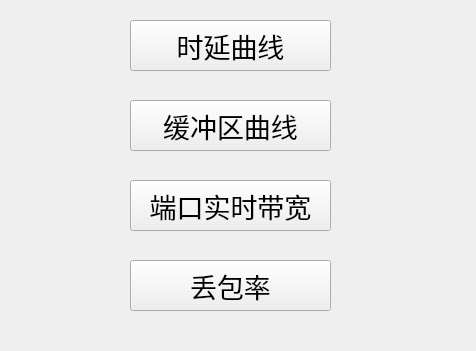
<?xml version="1.0" encoding="UTF-8"?>
<ui version="4.0">
 <class>Dialog</class>
 <widget class="QDialog" name="Dialog">
  <property name="geometry">
   <rect>
    <x>0</x>
    <y>0</y>
    <width>476</width>
    <height>351</height>
   </rect>
  </property>
  <property name="font">
   <font>
    <pointsize>20</pointsize>
   </font>
  </property>
  <property name="windowTitle">
   <string>Dialog</string>
  </property>
  <widget class="QPushButton" name="bufferingButton">
   <property name="geometry">
    <rect>
     <x>130</x>
     <y>100</y>
     <width>201</width>
     <height>51</height>
    </rect>
   </property>
   <property name="font">
    <font>
     <pointsize>20</pointsize>
    </font>
   </property>
   <property name="text">
    <string>缓冲区曲线</string>
   </property>
   <property name="autoDefault">
    <bool>false</bool>
   </property>
  </widget>
  <widget class="QPushButton" name="latencyButton">
   <property name="geometry">
    <rect>
     <x>130</x>
     <y>20</y>
     <width>201</width>
     <height>51</height>
    </rect>
   </property>
   <property name="font">
    <font>
     <pointsize>20</pointsize>
    </font>
   </property>
   <property name="text">
    <string>时延曲线</string>
   </property>
   <property name="autoDefault">
    <bool>false</bool>
   </property>
  </widget>
  <widget class="QPushButton" name="bwButton">
   <property name="geometry">
    <rect>
     <x>130</x>
     <y>180</y>
     <width>201</width>
     <height>51</height>
    </rect>
   </property>
   <property name="font">
    <font>
     <pointsize>20</pointsize>
    </font>
   </property>
   <property name="text">
    <string>端口实时带宽</string>
   </property>
   <property name="autoDefault">
    <bool>false</bool>
   </property>
  </widget>
  <widget class="QPushButton" name="dropRateButton">
   <property name="geometry">
    <rect>
     <x>130</x>
     <y>260</y>
     <width>201</width>
     <height>51</height>
    </rect>
   </property>
   <property name="font">
    <font>
     <pointsize>20</pointsize>
    </font>
   </property>
   <property name="text">
    <string>丢包率</string>
   </property>
   <property name="autoDefault">
    <bool>false</bool>
   </property>
  </widget>
 </widget>
 <resources/>
 <connections/>
</ui>
